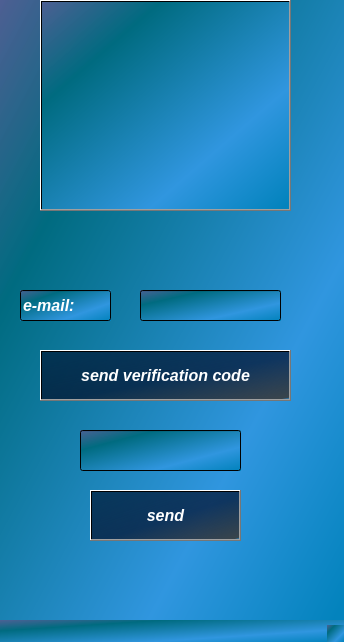
<?xml version="1.0" encoding="UTF-8"?>
<ui version="4.0">
 <class>MainWindow</class>
 <widget class="QMainWindow" name="MainWindow">
  <property name="geometry">
   <rect>
    <x>0</x>
    <y>0</y>
    <width>344</width>
    <height>642</height>
   </rect>
  </property>
  <property name="font">
   <font>
    <family>Felix Titling</family>
    <pointsize>12</pointsize>
    <weight>75</weight>
    <italic>true</italic>
    <bold>true</bold>
   </font>
  </property>
  <property name="windowTitle">
   <string>MainWindow</string>
  </property>
  <property name="styleSheet">
   <string notr="true">background-color: qlineargradient(spread:pad, x1:0, y1:0, x2:1, y2:0.965909, stop:0 rgba(78, 95, 147, 243), stop:0.248588 rgba(0, 107, 128, 255), stop:0.723164 rgba(48, 150, 223, 255), stop:1 rgba(3, 131, 189, 255));</string>
  </property>
  <widget class="QWidget" name="centralwidget">
   <widget class="QPushButton" name="pushButton">
    <property name="geometry">
     <rect>
      <x>40</x>
      <y>0</y>
      <width>251</width>
      <height>211</height>
     </rect>
    </property>
    <property name="text">
     <string/>
    </property>
    <property name="icon">
     <iconset resource="icons.qrc">
      <normaloff>:/icons/images.jpg</normaloff>:/icons/images.jpg</iconset>
    </property>
    <property name="iconSize">
     <size>
      <width>300</width>
      <height>300</height>
     </size>
    </property>
   </widget>
   <widget class="QLineEdit" name="lineEdit">
    <property name="geometry">
     <rect>
      <x>20</x>
      <y>290</y>
      <width>91</width>
      <height>31</height>
     </rect>
    </property>
    <property name="font">
     <font>
      <family>Leelawadee UI</family>
      <pointsize>12</pointsize>
      <weight>75</weight>
      <italic>true</italic>
      <bold>true</bold>
     </font>
    </property>
    <property name="layoutDirection">
     <enum>Qt::LeftToRight</enum>
    </property>
    <property name="styleSheet">
     <string notr="true">color: rgb(255, 255, 255);</string>
    </property>
    <property name="text">
     <string>e-mail:</string>
    </property>
    <property name="readOnly">
     <bool>true</bool>
    </property>
   </widget>
   <widget class="QLineEdit" name="lineEdit_2">
    <property name="geometry">
     <rect>
      <x>140</x>
      <y>290</y>
      <width>141</width>
      <height>31</height>
     </rect>
    </property>
    <property name="font">
     <font>
      <family>Leelawadee UI</family>
      <pointsize>12</pointsize>
      <weight>75</weight>
      <italic>true</italic>
      <bold>true</bold>
     </font>
    </property>
    <property name="layoutDirection">
     <enum>Qt::LeftToRight</enum>
    </property>
    <property name="text">
     <string/>
    </property>
    <property name="readOnly">
     <bool>false</bool>
    </property>
   </widget>
   <widget class="QPushButton" name="pushButton_2">
    <property name="geometry">
     <rect>
      <x>40</x>
      <y>350</y>
      <width>251</width>
      <height>51</height>
     </rect>
    </property>
    <property name="font">
     <font>
      <family>Leelawadee UI</family>
      <pointsize>12</pointsize>
      <weight>75</weight>
      <italic>true</italic>
      <bold>true</bold>
     </font>
    </property>
    <property name="styleSheet">
     <string notr="true">background-color: qlineargradient(spread:pad, x1:0, y1:0, x2:1, y2:1, stop:0 rgba(0, 32, 63, 194), stop:0.55 rgba(0, 7, 34, 171), stop:0.98 rgba(59, 59, 59, 227), stop:1 rgba(0, 0, 0, 0));
color: rgb(255, 255, 255);</string>
    </property>
    <property name="text">
     <string>send verification code</string>
    </property>
   </widget>
   <widget class="QLineEdit" name="lineEdit_3">
    <property name="geometry">
     <rect>
      <x>80</x>
      <y>430</y>
      <width>161</width>
      <height>41</height>
     </rect>
    </property>
    <property name="font">
     <font>
      <family>Leelawadee UI</family>
      <pointsize>12</pointsize>
      <weight>75</weight>
      <italic>true</italic>
      <bold>true</bold>
     </font>
    </property>
   </widget>
   <widget class="QPushButton" name="pushButton_3">
    <property name="geometry">
     <rect>
      <x>90</x>
      <y>490</y>
      <width>151</width>
      <height>51</height>
     </rect>
    </property>
    <property name="font">
     <font>
      <family>Leelawadee UI</family>
      <pointsize>12</pointsize>
      <weight>75</weight>
      <italic>true</italic>
      <bold>true</bold>
     </font>
    </property>
    <property name="styleSheet">
     <string notr="true">background-color: qlineargradient(spread:pad, x1:0, y1:0, x2:1, y2:1, stop:0 rgba(0, 32, 63, 194), stop:0.55 rgba(0, 7, 34, 171), stop:0.98 rgba(59, 59, 59, 227), stop:1 rgba(0, 0, 0, 0));
color: rgb(255, 255, 255);</string>
    </property>
    <property name="text">
     <string>send</string>
    </property>
   </widget>
  </widget>
  <widget class="QMenuBar" name="menubar">
   <property name="geometry">
    <rect>
     <x>0</x>
     <y>0</y>
     <width>344</width>
     <height>25</height>
    </rect>
   </property>
  </widget>
  <widget class="QStatusBar" name="statusbar"/>
 </widget>
 <resources>
  <include location="icons.qrc"/>
 </resources>
 <connections/>
</ui>
